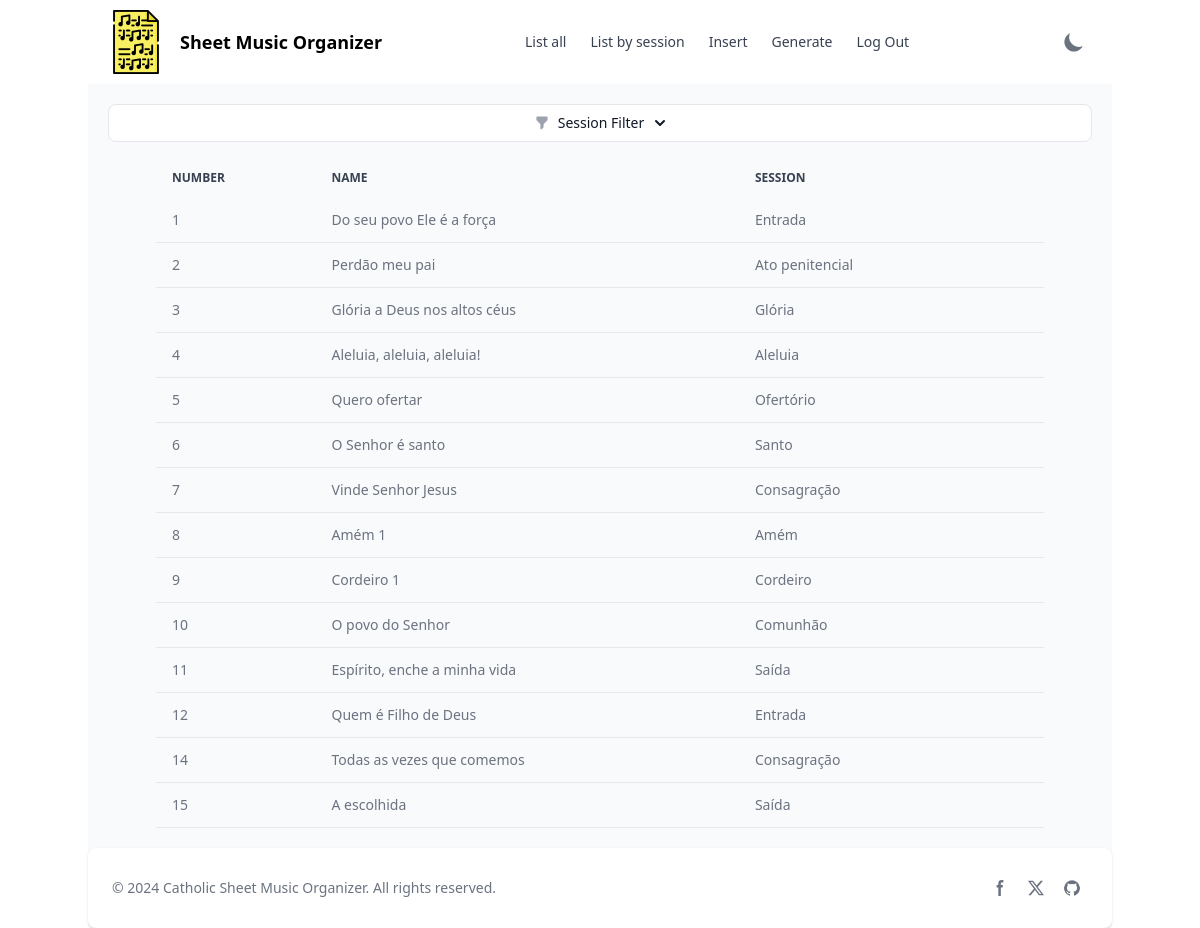
The page /filtered_list (signed in) on the database as committed earlier.
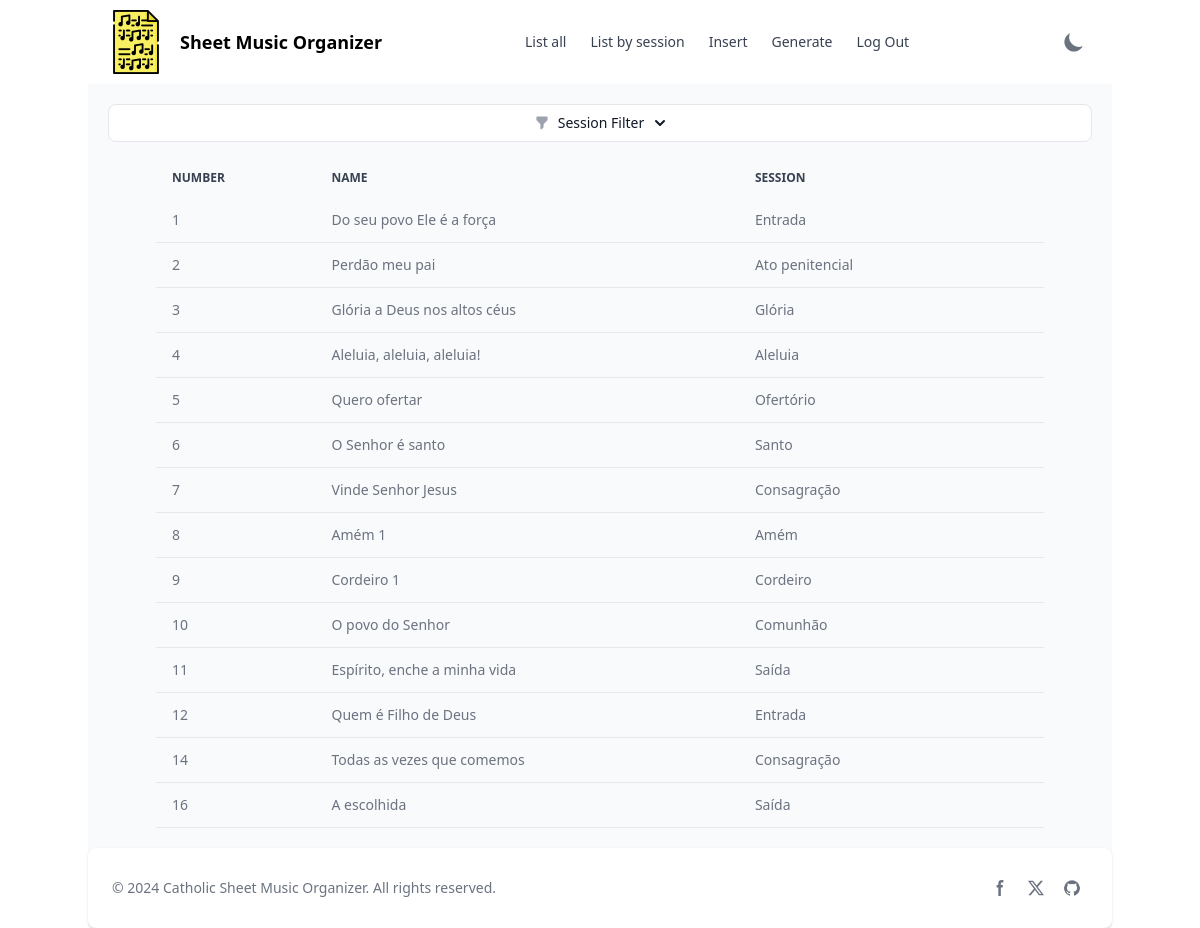
The same page on the database as committed later.
### tables this page shows
CREATE TABLE cifras (
    id INTEGER PRIMARY KEY AUTOINCREMENT,
    nome TEXT NOT NULL,
    sessao TEXT NOT NULL,
    cifra TEXT NOT NULL
);

### app.py (the view)
@app.route("/filtered_list", methods=["GET", "POST"])
@login_required
def filtered_list():
    selected_filters = []
    if request.method == "POST":
        for section in SESSOES_DA_MISSA.values():
            if request.form.get(section):
                selected_filters.append(section)
        if (selected_filters):
            ','.join(f"{elemento}" for elemento in selected_filters)
            '('.join(f"str_selec_filters)")
            sheets = db.execute(
                "SELECT * FROM cifras WHERE sessao in (?)", selected_filters)
        else:
            sheets = db.execute("SELECT * FROM cifras")
        return render_template("filter.html", sheets=sheets, sessions=SESSOES_DA_MISSA.values())
    else:
        sheets = db.execute("SELECT * FROM cifras")
        return render_template("filter.html", sheets=sheets, sessions=SESSOES_DA_MISSA.values())

### utilities.py (called while the page is built)
def login_required(f):
    @wraps(f)
    def decorated_function(*args, **kwargs):
        if session.get("user_id") is None:
            return redirect("/login")
        return f(*args, **kwargs)
    return decorated_function

### templates/filter.html (shortened to what this page needs)
{% extends "layout.html" %}
{%block main %}
<section class="container bg-gray-50 dark:bg-gray-900 p-3 sm:p-5">
  <form action="/filtered_list" method="post">
    <button
      id="filterDropdownButton"
      data-dropdown-toggle="filterDropdown"
      class="w-full flex items-center justify-center py-2 px-4 text-sm font-medium text-gray-900 focus:outline-none bg-white rounded-lg border border-gray-200 hover:bg-gray-100 hover:text-primary-700 focus:z-10 focus:ring-4 focus:ring-gray-200 dark:focus:ring-gray-700 dark:bg-gray-800 dark:text-gray-400 dark:border-gray-600 dark:hover:text-white dark:hover:bg-gray-700"
      type="button"
    >
      <span class="dark:text-white">Session Filter</span>
      <svg
        class="-mr-1 ml-1.5 w-5 h-5 dark:text-white"
        fill="currentColor"
        viewbox="0 0 20 20"
        xmlns="http://www.w3.org/2000/svg"
        aria-hidden="true"
      >
        <path
          clip-rule="evenodd"
          fill-rule="evenodd"
          d="M5.293 7.293a1 1 0 011.414 0L10 10.586l3.293-3.293a1 1 0 111.414 1.414l-4 4a1 1 0 01-1.414 0l-4-4a1 1 0 010-1.414z"
        />
      </svg>
    </button>
  </form>
  <div class="mx-auto max-w-screen-xl px-4 lg:px-12 mt-4">
    <div class="overflow-x-auto">
      <table class="w-full text-sm text-left text-gray-500 dark:text-gray-400">
        <thead
          class="text-xs text-gray-700 uppercase bg-gray-50 dark:bg-gray-700 dark:text-gray-400"
        >
          <tr>
            <th scope="col" class="px-4 py-3 dark:text-white">Number</th>
            <th scope="col" class="px-4 py-3 dark:text-white">Name</th>
            <th scope="col" class="px-4 py-3 dark:text-white">Session</th>
          </tr>
        </thead>
        <tbody>
          {% for sheet in sheets %}
          <tr class="border-b dark:border-gray-700">
            <td class="px-4 py-3">{{ sheet['id'] }}</td>
            <td class="px-4 py-3">{{ sheet['nome'] }}</td>
            <td class="px-4 py-3">{{ sheet['sessao'] }}</td>
            <td class="px-4 py-3 flex items-center justify-end"></td>
          </tr>
          {% endfor %}
        </tbody>
      </table>
    </div>
  </div>
</section>
{% endblock %}

Rows that differ between the two databases and show on the page:
removed cifras: id "15", nome "A escolhida", sessao "Saída"
added cifras: id "16", nome "A escolhida", sessao "Saída"
